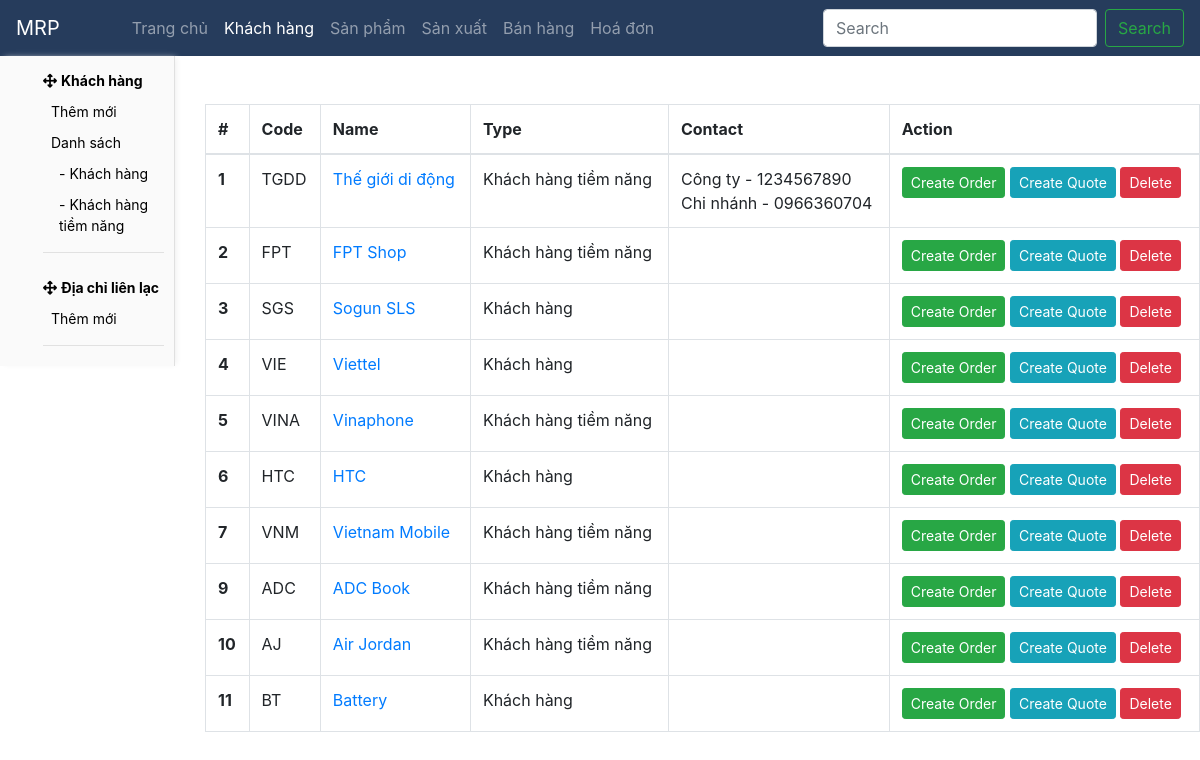
Page /customer/customer_list on the committed database.
### core/models.py (models this page shows, shortened)
class Customer(models.Model):
    name = models.CharField(max_length=50)
    code = models.CharField(max_length=5, blank=True, null=True, unique=True)
    logo = models.ImageField(upload_to='company_logo/', blank=True, null=True, default='company_logo/default.jpg')
    type = models.CharField(max_length=50, choices=CUSTOMER_TYPE, default='Khách hàng')
    zip_code = models.CharField(max_length=50, blank=True, null=True)
    size = models.CharField(max_length=50, choices=COMPANY_SIZE, blank=True, null=True)
    status = models.CharField(max_length=50, choices=CUSTOMER_STATUS, default='Active')
    note = models.TextField(max_length=1000, blank=True, null=True)

class CustomerContact(models.Model):
    label = models.CharField(max_length=50)
    address = models.CharField(max_length=50)
    phone = models.CharField(max_length=50)
    customer = models.ForeignKey(Customer, on_delete=models.CASCADE, related_name='customer_contact')

### core/views.py (the view)
# urls.py: path('customer/customer_list', customer_list, name='customer_list'),
def customer_list(request):
    return render(request, 'customer/customer_list.html', {'customers': Customer.objects.all(), })

### core/templates/customer/customer_list.html (shortened to what this page needs)
{% extends "base.html" %}
{% block sidebar %}
  {% include "sidebar/customer.html" %}
{% endblock sidebar %}
{% block content %}
  <table class="table table-bordered mt-5">
    <thead>
      <tr>
        <th scope="col">#</th>
        <th scope="col">Code</th>
        <th scope="col">Name</th>
        <th scope="col">Type</th>
        <th scope="col">Contact</th>
        <th scope="col">Action</th>
      </tr>
    </thead>
    <tbody>
      {% for customer in customers %}
        <tr>
          <th scope="row">{{ customer.id }}</th>
          <td>{{ customer.code }}</td>
          <td><a href="{% url 'customer_detail' customer.id %}">{{ customer.name }}</a></td>
          <td>{{ customer.type }}</td>
          <td>{% for contact in customer.customer_contact.all %}<div>{{ contact.label }} - {{ contact.phone }}</div>{% endfor %}</td>
          <td>
            <a href="{% url 'order_add' customer.id %}" class="btn btn-sm btn-success">Create Order</a>
            <a href="#" class="btn btn-sm btn-info">Create Quote</a>
            <a class="btn btn-sm btn-danger" onclick="confirm('delete?')?window.location.href='{% url 'customer_delete' customer.id %}':">Delete</a>
          </td>
        </tr>
      {% endfor %}
    </tbody>
  </table>
{% endblock content %}

### rows in the picture
Customer: id "1", code "TGDD", name "Thế giới di động", type "Khách hàng tiềm năng"
CustomerContact: label "Công ty", phone "1234567890"
CustomerContact: label "Chi nhánh", phone "0966360704"
Customer: id "2", code "FPT", name "FPT Shop", type "Khách hàng tiềm năng"
Customer: id "3", code "SGS", name "Sogun SLS", type "Khách hàng"
Customer: id "4", code "VIE", name "Viettel", type "Khách hàng"
Customer: id "5", code "VINA", name "Vinaphone", type "Khách hàng tiềm năng"
Customer: id "6", code "HTC", name "HTC", type "Khách hàng"
Customer: id "7", code "VNM", name "Vietnam Mobile", type "Khách hàng tiềm năng"
Customer: id "9", code "ADC", name "ADC Book", type "Khách hàng tiềm năng"
Customer: id "10", code "AJ", name "Air Jordan", type "Khách hàng tiềm năng"
Customer: id "11", code "BT", name "Battery", type "Khách hàng"
